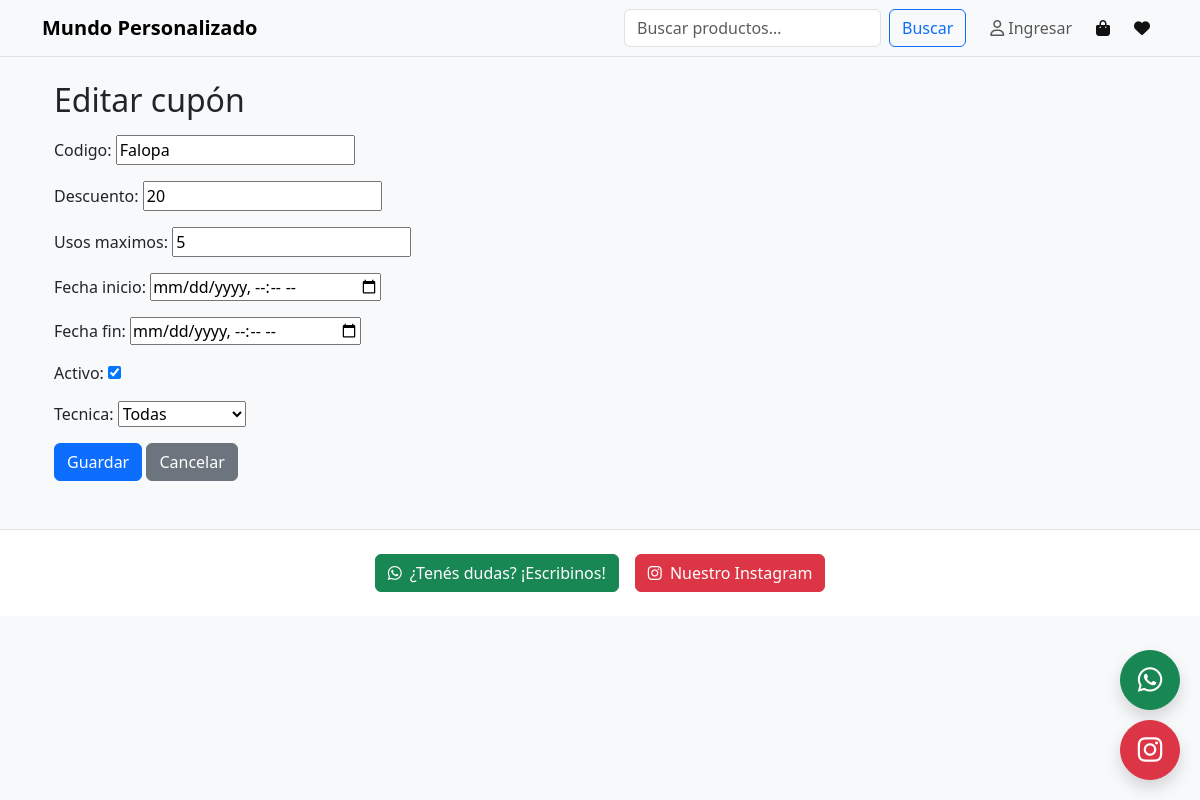
Screenshot of /owner/cupones/1/editar/ with the database file from the repository.
### cupones/models.py (models this page shows, shortened)
class Cupon(models.Model):
    TECNICA_CHOICES = [
        ("TODAS", "Todas"),
        ("SUB", "Sublimación"),
        ("LAS", "Grabado láser"),
        ("3D", "Impresión 3D"),
        ("OTR", "Otro"),
    ]
    codigo = models.CharField(max_length=50, unique=True)
    descuento = models.PositiveIntegerField(
        validators=[MinValueValidator(1), MaxValueValidator(100)]
    )
    tecnica = models.CharField(
        max_length=20,
        choices=TECNICA_CHOICES,
        default="TODAS",
    )
    usos_maximos = models.PositiveIntegerField(default=1)
    usos_realizados = models.PositiveIntegerField(default=0)
    activo = models.BooleanField(default=True)
    fecha_inicio = models.DateTimeField(default=timezone.now)
    fecha_fin = models.DateTimeField(null=True, blank=True)

### owner/views.py (the view)
# urls.py: path("cupones/<int:cupon_id>/editar/", owner_cupon_edit, name="owner_cupon_edit"),
def owner_cupon_edit(request, cupon_id):
    cupon = get_object_or_404(Cupon, id=cupon_id)
    if request.method == "POST":
        form = CuponForm(request.POST, instance=cupon)
        if form.is_valid():
            form.save()
            return redirect("owner_cupon_list")
    else:
        form = CuponForm(instance=cupon)
    return render(request, "owner/cupon_form.html", {"form": form, "modo": "Editar"})

### cupones/forms.py
class CuponForm(forms.ModelForm):
    class Meta:
        model = Cupon
        fields = [
            "codigo",
            "descuento",
            "usos_maximos",
            "fecha_inicio",
            "fecha_fin",
            "activo",
            "tecnica"
        ]
        widgets = {
            "fecha_inicio": forms.DateTimeInput(attrs={"type": "datetime-local"}),
            "fecha_fin": forms.DateTimeInput(attrs={"type": "datetime-local"}),
        }

### cliente/context_processors.py (called while the page is built, shortened)
def carrito_y_favoritos(request):
    carrito = request.session.get("carrito", {}) or {}
    favoritos = request.session.get("favoritos", {}) or {}
    cart_items = []
    cart_total_qty = 0
    favorites_items = []
    return {
        "cart_items": cart_items,
        "cart_total_qty": cart_total_qty,
        "favorites_items": favorites_items,
        "favorites_count": len(favorites_items),
    }

### owner/templates/owner/cupon_form.html (shortened to what this page needs)
{% extends "base.html" %}
{% block content %}
<div class="container my-4">
  <h2 class="mb-3">{{ modo }} cupón</h2>
  <form method="post">
    {{ form.as_p }}
    <button class="btn btn-primary">Guardar</button>
    <a href="{% url 'owner_cupon_list' %}" class="btn btn-secondary">Cancelar</a>
  </form>
</div>
{% endblock %}

### rows the page displays
Cupon: codigo "Falopa", descuento "20", usos_maximos "5", activo "☑", tecnica "Todas"

### other values shown
{{ modo }} "Editar"
